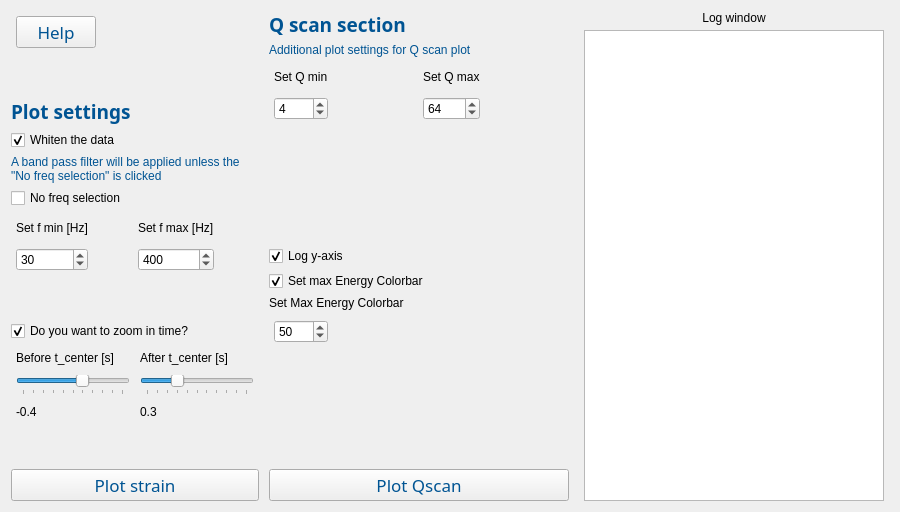
      <widget class="QWidget" name="tab_2">
       <attribute name="title">
        <string>Plot Data</string>
       </attribute>
       <layout class="QGridLayout" name="gridLayout_6">
        <item row="0" column="0">
         <layout class="QHBoxLayout" name="horizontalLayout_6">
          <property name="spacing">
           <number>5</number>
          </property>
          <property name="leftMargin">
           <number>0</number>
          </property>
          <property name="rightMargin">
           <number>0</number>
          </property>
          <item>
           <layout class="QVBoxLayout" name="verticalLayout_6">
            <item>
             <layout class="QHBoxLayout" name="horizontalLayout_10" stretch="1,2">
              <property name="spacing">
               <number>5</number>
              </property>
              <property name="leftMargin">
               <number>5</number>
              </property>
              <property name="topMargin">
               <number>5</number>
              </property>
              <property name="rightMargin">
               <number>5</number>
              </property>
              <property name="bottomMargin">
               <number>5</number>
              </property>
              <item>
               <widget class="QPushButton" name="helpButton2">
                <property name="font">
                 <font>
                  <family>Montserrat</family>
                  <pointsize>13</pointsize>
                 </font>
                </property>
                <property name="toolTip">
                 <string>&lt;html&gt;&lt;head/&gt;&lt;body&gt;&lt;p&gt;&lt;span style=&quot;color: #005493; font-size: 15px;&quot;&gt;Displays help contents for the &quot;Plot Data&quot; tab.&lt;/span&gt;&lt;/p&gt;&lt;/body&gt;&lt;/html&gt;</string>
                </property>
                <property name="styleSheet">
                 <string notr="true">color:rgb(0, 84, 147);</string>
                </property>
                <property name="text">
                 <string>Help</string>
                </property>
               </widget>
              </item>
              <item>
               <spacer name="horizontalSpacer_7">
                <property name="orientation">
                 <enum>Qt::Orientation::Horizontal</enum>
                </property>
                <property name="sizeHint" stdset="0">
                 <size>
                  <width>40</width>
                  <height>20</height>
                 </size>
                </property>
               </spacer>
              </item>
             </layout>
            </item>
            <item>
             <spacer name="verticalSpacer_11">
              <property name="orientation">
               <enum>Qt::Orientation::Vertical</enum>
              </property>
              <property name="sizeHint" stdset="0">
               <size>
                <width>20</width>
                <height>40</height>
               </size>
              </property>
             </spacer>
            </item>
            <item>
             <widget class="QLabel" name="label_25">
              <property name="font">
               <font>
                <family>Montserrat</family>
                <pointsize>14</pointsize>
                <bold>true</bold>
               </font>
              </property>
              <property name="text">
               <string>&lt;html&gt;&lt;head/&gt;&lt;body&gt;&lt;p&gt;&lt;span style=&quot;color:#005493;&quot;&gt;Plot settings&lt;/span&gt;&lt;/p&gt;&lt;/body&gt;&lt;/html&gt;</string>
              </property>
             </widget>
            </item>
            <item>
             <widget class="QCheckBox" name="checkBox_5">
              <property name="toolTip">
               <string>&lt;html&gt;&lt;head/&gt;&lt;body&gt;&lt;p&gt;&lt;span style=&quot;color: #005493; font-size: 15px;&quot;&gt;Whitening is a process to remove noise from GW data.&lt;/span&gt;&lt;/p&gt;&lt;/body&gt;&lt;/html&gt;</string>
              </property>
              <property name="text">
               <string>Whiten the data</string>
              </property>
              <property name="checked">
               <bool>true</bool>
              </property>
             </widget>
            </item>
            <item>
             <widget class="QLabel" name="label_9">
              <property name="sizePolicy">
               <sizepolicy hsizetype="Minimum" vsizetype="Preferred">
                <horstretch>0</horstretch>
                <verstretch>0</verstretch>
               </sizepolicy>
              </property>
              <property name="minimumSize">
               <size>
                <width>0</width>
                <height>0</height>
               </size>
              </property>
              <property name="text">
               <string>&lt;html&gt;&lt;head/&gt;&lt;body&gt;&lt;p&gt;&lt;span style=&quot; color:#005493;&quot;&gt;A band pass filter will be applied unless the &amp;quot;No freq selection&amp;quot; is clicked&lt;/span&gt;&lt;/p&gt;&lt;/body&gt;&lt;/html&gt;</string>
              </property>
              <property name="wordWrap">
               <bool>true</bool>
              </property>
             </widget>
            </item>
            <item>
             <widget class="QCheckBox" name="checkBox_7">
              <property name="text">
               <string>No freq selection </string>
              </property>
              <property name="tristate">
               <bool>false</bool>
              </property>
             </widget>
            </item>
            <item>
             <layout class="QGridLayout" name="gridLayout_2" rowstretch="0,0" columnstretch="0,0,0,0">
              <property name="leftMargin">
               <number>5</number>
              </property>
              <property name="topMargin">
               <number>5</number>
              </property>
              <property name="rightMargin">
               <number>5</number>
              </property>
              <property name="bottomMargin">
               <number>5</number>
              </property>
              <property name="spacing">
               <number>10</number>
              </property>
              <item row="0" column="0">
               <widget class="QLabel" name="label_20">
                <property name="text">
                 <string>Set f min [Hz]</string>
                </property>
               </widget>
              </item>
              <item row="0" column="2">
               <widget class="QLabel" name="label_21">
                <property name="text">
                 <string>Set f max [Hz]</string>
                </property>
               </widget>
              </item>
              <item row="1" column="0">
               <widget class="QSpinBox" name="spinBox_3">
                <property name="enabled">
                 <bool>true</bool>
                </property>
                <property name="minimum">
                 <number>10</number>
                </property>
                <property name="maximum">
                 <number>1000</number>
                </property>
                <property name="singleStep">
                 <number>10</number>
                </property>
                <property name="value">
                 <number>30</number>
                </property>
               </widget>
              </item>
              <item row="1" column="2">
               <widget class="QSpinBox" name="spinBox_4">
                <property name="minimum">
                 <number>10</number>
                </property>
                <property name="maximum">
                 <number>5000</number>
                </property>
                <property name="singleStep">
                 <number>10</number>
                </property>
                <property name="value">
                 <number>400</number>
                </property>
               </widget>
              </item>
              <item row="1" column="1">
               <spacer name="horizontalSpacer_9">
                <property name="orientation">
                 <enum>Qt::Orientation::Horizontal</enum>
                </property>
                <property name="sizeHint" stdset="0">
                 <size>
                  <width>40</width>
                  <height>20</height>
                 </size>
                </property>
               </spacer>
              </item>
              <item row="0" column="1">
               <spacer name="horizontalSpacer_8">
                <property name="orientation">
                 <enum>Qt::Orientation::Horizontal</enum>
                </property>
                <property name="sizeHint" stdset="0">
                 <size>
                  <width>40</width>
                  <height>20</height>
                 </size>
                </property>
               </spacer>
              </item>
              <item row="1" column="3">
               <spacer name="horizontalSpacer_22">
                <property name="orientation">
                 <enum>Qt::Orientation::Horizontal</enum>
                </property>
                <property name="sizeHint" stdset="0">
                 <size>
                  <width>40</width>
                  <height>20</height>
                 </size>
                </property>
               </spacer>
              </item>
              <item row="0" column="3">
               <spacer name="horizontalSpacer_21">
                <property name="orientation">
                 <enum>Qt::Orientation::Horizontal</enum>
                </property>
                <property name="sizeHint" stdset="0">
                 <size>
                  <width>40</width>
                  <height>20</height>
                 </size>
                </property>
               </spacer>
              </item>
             </layout>
            </item>
            <item>
             <spacer name="verticalSpacer_10">
              <property name="orientation">
               <enum>Qt::Orientation::Vertical</enum>
              </property>
              <property name="sizeHint" stdset="0">
               <size>
                <width>20</width>
                <height>40</height>
               </size>
              </property>
             </spacer>
            </item>
            <item>
             <widget class="QCheckBox" name="checkBox">
              <property name="enabled">
               <bool>true</bool>
              </property>
              <property name="text">
               <string>Do you want to zoom in time?</string>
              </property>
              <property name="checked">
               <bool>true</bool>
              </property>
             </widget>
            </item>
            <item>
             <layout class="QGridLayout" name="gridLayout_4">
              <property name="leftMargin">
               <number>5</number>
              </property>
              <property name="topMargin">
               <number>5</number>
              </property>
              <property name="rightMargin">
               <number>5</number>
              </property>
              <property name="bottomMargin">
               <number>5</number>
              </property>
              <property name="spacing">
               <number>10</number>
              </property>
              <item row="0" column="0">
               <widget class="QLabel" name="label_22">
                <property name="text">
                 <string>Before t_center [s]</string>
                </property>
               </widget>
              </item>
              <item row="1" column="0">
               <widget class="QSlider" name="horizontalSlider">
                <property name="minimum">
                 <number>-10</number>
                </property>
                <property name="maximum">
                 <number>0</number>
                </property>
                <property name="singleStep">
                 <number>1</number>
                </property>
                <property name="pageStep">
                 <number>1</number>
                </property>
                <property name="value">
                 <number>-4</number>
                </property>
                <property name="orientation">
                 <enum>Qt::Orientation::Horizontal</enum>
                </property>
                <property name="tickPosition">
                 <enum>QSlider::TickPosition::TicksBelow</enum>
                </property>
                <property name="tickInterval">
                 <number>0</number>
                </property>
               </widget>
              </item>
              <item row="0" column="1">
               <widget class="QLabel" name="label_28">
                <property name="text">
                 <string>&lt;html&gt;&lt;head/&gt;&lt;body&gt;&lt;p&gt;After t_center [s]&lt;/p&gt;&lt;/body&gt;&lt;/html&gt;</string>
                </property>
               </widget>
              </item>
              <item row="2" column="0">
               <widget class="QLabel" name="label_24">
                <property name="text">
                 <string>&lt;html&gt;&lt;head/&gt;&lt;body&gt;&lt;p&gt;-0.4&lt;/p&gt;&lt;/body&gt;&lt;/html&gt;</string>
                </property>
               </widget>
              </item>
              <item row="1" column="1">
               <widget class="QSlider" name="horizontalSlider_2">
                <property name="minimum">
                 <number>0</number>
                </property>
                <property name="maximum">
                 <number>10</number>
                </property>
                <property name="singleStep">
                 <number>1</number>
                </property>
                <property name="pageStep">
                 <number>1</number>
                </property>
                <property name="value">
                 <number>3</number>
                </property>
                <property name="orientation">
                 <enum>Qt::Orientation::Horizontal</enum>
                </property>
                <property name="tickPosition">
                 <enum>QSlider::TickPosition::TicksBelow</enum>
                </property>
                <property name="tickInterval">
                 <number>0</number>
                </property>
               </widget>
              </item>
              <item row="2" column="1">
               <widget class="QLabel" name="label_29">
                <property name="text">
                 <string>&lt;html&gt;&lt;head/&gt;&lt;body&gt;&lt;p&gt;0.3&lt;/p&gt;&lt;/body&gt;&lt;/html&gt;</string>
                </property>
               </widget>
              </item>
             </layout>
            </item>
            <item>
             <spacer name="verticalSpacer_12">
              <property name="orientation">
               <enum>Qt::Orientation::Vertical</enum>
              </property>
              <property name="sizeHint" stdset="0">
               <size>
                <width>20</width>
                <height>40</height>
               </size>
              </property>
             </spacer>
            </item>
            <item>
             <widget class="QPushButton" name="pushButton_2">
              <property name="sizePolicy">
               <sizepolicy hsizetype="Expanding" vsizetype="Fixed">
                <horstretch>0</horstretch>
                <verstretch>0</verstretch>
               </sizepolicy>
              </property>
              <property name="font">
               <font>
                <family>Montserrat</family>
                <pointsize>13</pointsize>
               </font>
              </property>
              <property name="toolTip">
               <string>&lt;html&gt;&lt;head/&gt;&lt;body&gt;&lt;p&gt;&lt;span style=&quot;color: #005493; font-size: 15px;&quot;&gt;Plot the gravitational wave data (called strain) as function of time.&lt;/span&gt;&lt;/p&gt;&lt;/body&gt;&lt;/html&gt;</string>
              </property>
              <property name="styleSheet">
               <string notr="true">color: rgb(0, 84, 147);</string>
              </property>
              <property name="text">
               <string>Plot strain</string>
              </property>
             </widget>
            </item>
           </layout>
          </item>
          <item>
           <layout class="QVBoxLayout" name="verticalLayout_5">
            <property name="spacing">
             <number>5</number>
            </property>
            <property name="leftMargin">
             <number>5</number>
            </property>
            <property name="rightMargin">
             <number>5</number>
            </property>
            <item>
             <widget class="QLabel" name="label_10">
              <property name="font">
               <font>
                <family>Montserrat</family>
                <pointsize>14</pointsize>
                <bold>true</bold>
               </font>
              </property>
              <property name="toolTip">
               <string>&lt;html&gt;&lt;head/&gt;&lt;body&gt;&lt;p&gt;&lt;span style=&quot;color: #005493; font-size: 15px;&quot;&gt;A time-frequency representation based on the Q-transform.&lt;/span&gt;&lt;/p&gt;&lt;/body&gt;&lt;/html&gt;</string>
              </property>
              <property name="text">
               <string>&lt;html&gt;&lt;head/&gt;&lt;body&gt;&lt;p&gt;&lt;span style=&quot;color:#005493;&quot;&gt;Q scan section&lt;/span&gt;&lt;/p&gt;&lt;/body&gt;&lt;/html&gt;</string>
              </property>
             </widget>
            </item>
            <item>
             <widget class="QLabel" name="label_19">
              <property name="minimumSize">
               <size>
                <width>300</width>
                <height>0</height>
               </size>
              </property>
              <property name="text">
               <string>&lt;html&gt;&lt;head/&gt;&lt;body&gt;&lt;p&gt;&lt;span style=&quot; color:#005493;&quot;&gt;Additional plot settings for Q scan plot&lt;/span&gt;&lt;/p&gt;&lt;/body&gt;&lt;/html&gt;</string>
              </property>
              <property name="wordWrap">
               <bool>true</bool>
              </property>
             </widget>
            </item>
            <item>
             <layout class="QGridLayout" name="gridLayout_5" rowstretch="0,0" columnstretch="0,0,0,0">
              <property name="leftMargin">
               <number>5</number>
              </property>
              <property name="topMargin">
               <number>5</number>
              </property>
              <property name="rightMargin">
               <number>5</number>
              </property>
              <property name="bottomMargin">
               <number>5</number>
              </property>
              <property name="spacing">
               <number>10</number>
              </property>
              <item row="0" column="0">
               <widget class="QLabel" name="label_5">
                <property name="text">
                 <string>Set Q min</string>
                </property>
               </widget>
              </item>
              <item row="1" column="3">
               <spacer name="horizontalSpacer_3">
                <property name="orientation">
                 <enum>Qt::Orientation::Horizontal</enum>
                </property>
                <property name="sizeHint" stdset="0">
                 <size>
                  <width>40</width>
                  <height>20</height>
                 </size>
                </property>
               </spacer>
              </item>
              <item row="0" column="1">
               <spacer name="horizontalSpacer_27">
                <property name="orientation">
                 <enum>Qt::Orientation::Horizontal</enum>
                </property>
                <property name="sizeHint" stdset="0">
                 <size>
                  <width>40</width>
                  <height>20</height>
                 </size>
                </property>
               </spacer>
              </item>
              <item row="0" column="2">
               <widget class="QLabel" name="label_6">
                <property name="text">
                 <string>Set Q max</string>
                </property>
               </widget>
              </item>
              <item row="1" column="2">
               <widget class="QSpinBox" name="spinBox_2">
                <property name="maximum">
                 <number>200</number>
                </property>
                <property name="value">
                 <number>64</number>
                </property>
               </widget>
              </item>
              <item row="1" column="0">
               <widget class="QSpinBox" name="spinBox">
                <property name="maximum">
                 <number>200</number>
                </property>
                <property name="value">
                 <number>4</number>
                </property>
               </widget>
              </item>
              <item row="0" column="3">
               <spacer name="horizontalSpacer_4">
                <property name="orientation">
                 <enum>Qt::Orientation::Horizontal</enum>
                </property>
                <property name="sizeHint" stdset="0">
                 <size>
                  <width>40</width>
                  <height>20</height>
                 </size>
                </property>
               </spacer>
              </item>
              <item row="1" column="1">
               <spacer name="horizontalSpacer_28">
                <property name="orientation">
                 <enum>Qt::Orientation::Horizontal</enum>
                </property>
                <property name="sizeHint" stdset="0">
                 <size>
                  <width>40</width>
                  <height>20</height>
                 </size>
                </property>
               </spacer>
              </item>
             </layout>
            </item>
            <item>
             <spacer name="verticalSpacer_9">
              <property name="orientation">
               <enum>Qt::Orientation::Vertical</enum>
              </property>
              <property name="sizeHint" stdset="0">
               <size>
                <width>20</width>
                <height>40</height>
               </size>
              </property>
             </spacer>
            </item>
            <item>
             <widget class="QCheckBox" name="checkBox_6">
              <property name="text">
               <string>Log y-axis</string>
              </property>
              <property name="checked">
               <bool>true</bool>
              </property>
             </widget>
            </item>
            <item>
             <widget class="QCheckBox" name="checkBox_8">
              <property name="text">
               <string>Set max Energy Colorbar</string>
              </property>
              <property name="checked">
               <bool>true</bool>
              </property>
             </widget>
            </item>
            <item>
             <widget class="QLabel" name="label_26">
              <property name="enabled">
               <bool>true</bool>
              </property>
              <property name="text">
               <string>Set Max Energy Colorbar</string>
              </property>
             </widget>
            </item>
            <item>
             <layout class="QHBoxLayout" name="horizontalLayout_9" stretch="0,2">
              <property name="spacing">
               <number>10</number>
              </property>
              <property name="leftMargin">
               <number>5</number>
              </property>
              <property name="topMargin">
               <number>5</number>
              </property>
              <property name="rightMargin">
               <number>5</number>
              </property>
              <property name="bottomMargin">
               <number>5</number>
              </property>
              <item>
               <widget class="QSpinBox" name="spinBox_5">
                <property name="enabled">
                 <bool>true</bool>
                </property>
                <property name="maximum">
                 <number>1000</number>
                </property>
                <property name="singleStep">
                 <number>10</number>
                </property>
                <property name="value">
                 <number>50</number>
                </property>
               </widget>
              </item>
              <item>
               <spacer name="horizontalSpacer_5">
                <property name="orientation">
                 <enum>Qt::Orientation::Horizontal</enum>
                </property>
                <property name="sizeHint" stdset="0">
                 <size>
                  <width>40</width>
                  <height>20</height>
                 </size>
                </property>
               </spacer>
              </item>
             </layout>
            </item>
            <item>
             <spacer name="verticalSpacer_8">
              <property name="orientation">
               <enum>Qt::Orientation::Vertical</enum>
              </property>
              <property name="sizeHint" stdset="0">
               <size>
                <width>20</width>
                <height>40</height>
               </size>
              </property>
             </spacer>
            </item>
            <item>
             <widget class="QPushButton" name="pushButton_4">
              <property name="sizePolicy">
               <sizepolicy hsizetype="Expanding" vsizetype="Fixed">
                <horstretch>0</horstretch>
                <verstretch>0</verstretch>
               </sizepolicy>
              </property>
              <property name="font">
               <font>
                <family>Montserrat</family>
                <pointsize>13</pointsize>
               </font>
              </property>
              <property name="toolTip">
               <string>&lt;html&gt;&lt;head/&gt;&lt;body&gt;&lt;p&gt;&lt;span style=&quot;color: #005493; font-size: 15px;&quot;&gt;Plot the time-frequency evolution of the gravitational wave data.&lt;/span&gt;&lt;/p&gt;&lt;/body&gt;&lt;/html&gt;</string>
              </property>
              <property name="styleSheet">
               <string notr="true">color: rgb(0, 84, 147);</string>
              </property>
              <property name="text">
               <string>Plot Qscan</string>
              </property>
             </widget>
            </item>
           </layout>
          </item>
          <item>
           <layout class="QVBoxLayout" name="verticalLayout_4">
            <property name="spacing">
             <number>5</number>
            </property>
            <property name="leftMargin">
             <number>5</number>
            </property>
            <property name="topMargin">
             <number>0</number>
            </property>
            <property name="rightMargin">
             <number>5</number>
            </property>
            <property name="bottomMargin">
             <number>0</number>
            </property>
            <item>
             <widget class="QLabel" name="label_31">
              <property name="toolTip">
               <string notr="true">&lt;html&gt;&lt;head/&gt;&lt;body&gt;&lt;p&gt;&lt;span style=&quot;color: #005493; font-size: 15px;&quot;&gt;Displays tips, warnings and status update messages.&lt;/span&gt;&lt;/p&gt;&lt;/body&gt;&lt;/html&gt;</string>
              </property>
              <property name="text">
               <string>&lt;html&gt;&lt;head/&gt;&lt;body&gt;&lt;p align=&quot;center&quot;&gt;Log window&lt;/p&gt;&lt;/body&gt;&lt;/html&gt;</string>
              </property>
             </widget>
            </item>
            <item>
             <widget class="QTextBrowser" name="textBrowser_2">
              <property name="minimumSize">
               <size>
                <width>300</width>
                <height>0</height>
               </size>
              </property>
              <property name="font">
               <font>
                <family>Times New Roman</family>
                <pointsize>14</pointsize>
               </font>
              </property>
             </widget>
            </item>
           </layout>
          </item>
         </layout>
        </item>
       </layout>
      </widget>
